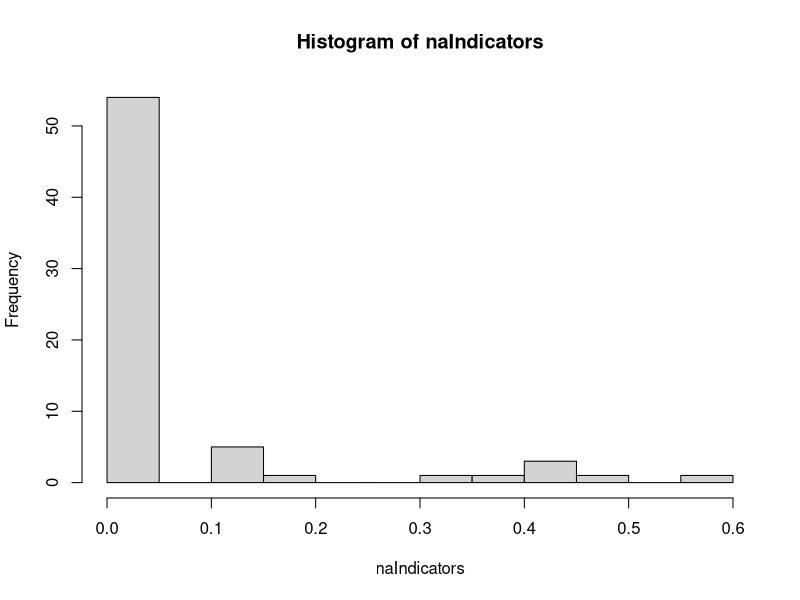
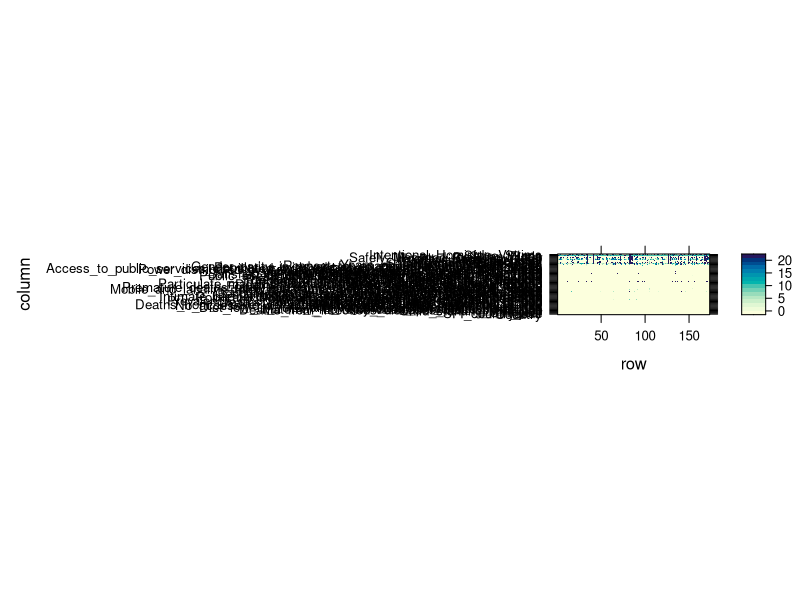
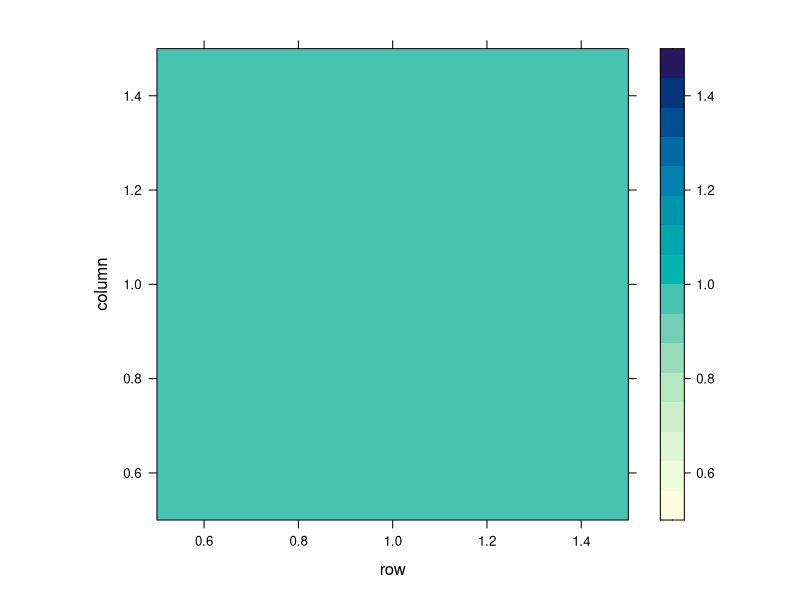
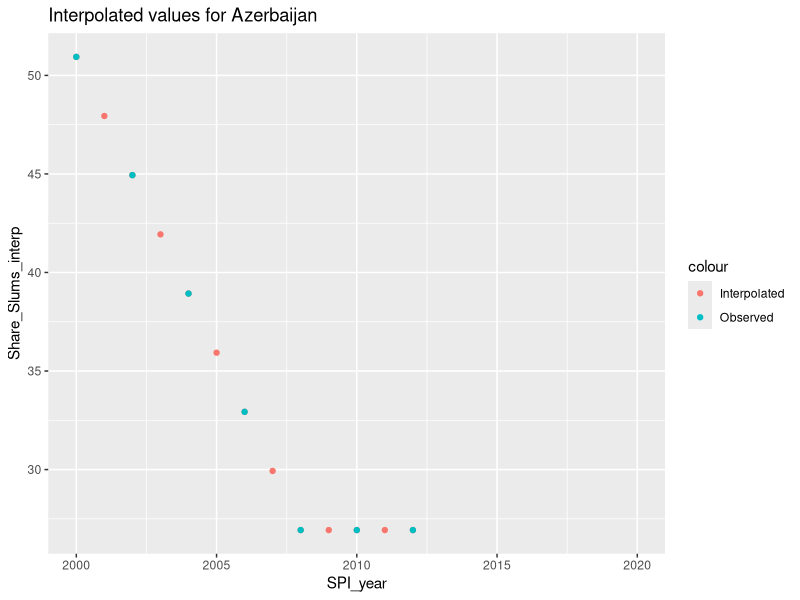

Recreate these plots in R, in order. (Note: this script raises an error after producing the figures.)
#Import libraries 
library(mice)
library(dplyr)
library(lattice)
library(tidyr)

#Load data
data <- read.csv("extendedData.csv")%>%
  select(-X)

#Descriptive analysis -----------------------------------
nYears <- length(unique(data$SPI_year))
nCountries <- length(unique(data$Country))
nIndicators <- length(colnames(data)) - 4 #-identifiers

#Overview of missing data per indicator and per countrye
naIndicators <- data%>%
  is.na()%>%
  colSums()/(nYears*nCountries)
hist(naIndicators,breaks=20)

naOverview <- data%>%
  group_by(Country)%>%
  summarise_all(~sum(is.na(.)))

levelplot(as.matrix(naOverview))


#Correlation matrix of missingness
naData <- as.integer(is.na(data))
levelplot(cor(as.matrix(naData)))

#Iputation of Share slums by linear interpolation ----------------------------------------
#Imputation of Share slums is linear interpolation if surrounding years are observed
library(zoo)
df_interpolated <- data %>%
  group_by(Country) %>%
  arrange(SPI_year) %>%
  mutate(Share_Slums_interp = na.approx(Share_Slums, x = SPI_year, na.rm = FALSE)) %>%
  ungroup()

#Visually inspect interpolations
C <- unique(data$Country)[9]
library(ggplot2)
ggplot()+
  geom_point(data=df_interpolated%>%filter(Country==C),aes(x=SPI_year,y=Share_Slums_interp,color="Interpolated"))+
  geom_point(data=data%>%filter(Country==C),aes(x=SPI_year,y=Share_Slums,color="Observed"))+
  labs(title=paste("Interpolated values for",C))

#Incorporate changes
data <- data %>%
  group_by(Country) %>%
  arrange(SPI_year) %>%
  mutate(Share_Slums = na.approx(Share_Slums, x = SPI_year, na.rm = FALSE)) %>%
  ungroup()

#Setup mice for imputations---------------------------------------------------
#Convert data to wide format to include time dependency
indicator_list <- colnames(data)[5:ncol(data)]
data_wide <- data %>%
  pivot_wider(names_from = SPI_year, values_from = all_of(indicator_list), names_sep = "yearID")

#Initialize predictor matrix excluding categorical values
pred <- quickpred(data_wide,
                  mincor=0.6,
                  minpuc =0.9,
                  method = "pearson",
                  exclude = c("Country_0","SPI_countrycode_1")
)
table(rowSums(pred)) #100-1000 parameters for each model is too much

# library(qgraph)
colors <-rgb(colSums(is.na(data[,c(2,5:length(data))]))>0,
             colSums(is.na(data[,c(2,5:length(data))]))>0,
             colSums(is.na(data[,c(2,5:length(data))]))>0)

par(mfrow=c(1,1))
corr <- cor(data[,5:ncol(data)],use="complete.obs")
labels <- 5:ncol(data)
qgraph(corr, layout="spring",threshold= 0,
       labels=labels,
       vsize=3.5,repulsion=0.75,
       color = colors)
keep <- colnames(data)[c(5,7,12,22,31,33,40,50)]

#Lighthouse approach
for (var in rownames(pred)) {
  #Disregard variables without missing values
  if (sum(pred[var,]) == 0) {next}
  #Disregard non numeric columns
  if (var == "Country_0" || var == "SPI_countrycode_1" || var =="Region_3") {next}

  #Exclude all variables from other years
  var_name <- substr(var,1,nchar(var)-4)
  year <- substr(var,nchar(var)-3,nchar(var))
  othr_yrs <- grep(paste0("*",year),rownames(pred), invert=TRUE)
  pred[var,othr_yrs] <-0

  #Set up lighthouse
  if (as.numeric(year)%% 2 ==1){
    var_othr_yrs <- paste0(var_name,c(2000:year)) #If uneven predict without lighthouse
  } else{
    var_othr_yrs <- paste0(var_name,c(2000:year,2020)) #If even predict with lighthouse
  }
  if(year ==2020){
    var_othr_yrs <- var_othr_yrs[rep(c(FALSE,TRUE),10)] # use uneven years to predict lighthouse
  }

  if(var_name %in% c("Vulnerable_employment_43yearID","Protein_supply_58yearID")){
    var_othr_yrs <- paste0(var_name,c(2000:year))
  }

  pred[var,var_othr_yrs] <- 1
  pred[var,var] <- 0

  #Include "keep" variables for the current year
  pred[var,paste0(keep,"yearID",as.integer(year))] <- 1

}

#Avoid using the categorical variables as predictors
pred[, "Country"] <- 0
pred[, "SPI_countrycode"] <- 0
table(rowSums(pred))

#colnames(pred)[which(pred["Prim_School_EnrollyearID2014", ] == 1)]


table(rowSums(pred))

#Prepare imputation 
ini <- mice(data_wide,pred=pred,maxit=0)
ini$loggedEvents
unique(ini$loggedEvents[,"meth"]) 
ini$loggedEvents[ini$loggedEvents[,"meth"]=="constant",] #Primary school 2020 has no observations, must be imputed in long format

#Post processing not necessary as we use pmm
post <- ini$post

#Every indicator should be imputed using pmm, unless number number of donors is too small
meth <- ini$method
meth[] <- "pmm"

#Primary school enrollment is missing donors 
# meth[grep("Prim",rownames(data.frame(meth)))] <- "norm"
# c(min(data$Prim_School_Enroll,na.rm=TRUE),max(data$Prim_School_Enroll,na.rm=TRUE))
# post[grep("Prim",rownames(data.frame(post)))] <- "imp[[j]][,i] <- squeeze(imp[[j]][,i],bounds=c(26.82781, 99.95587))"
# pred[c("Prim_School_EnrollyearID2019","Prim_School_EnrollyearID2020"),] <- 0 #Do not predict years that lack observations
# meth ["Prim_School_EnrollyearID2019"] <- "norm.nob"
# pred ["Prim_School_EnrollyearID2019", ] <- 0
# pred ["Prim_School_EnrollyearID2019",c("Prim_School_EnrollyearID2018",
#                                        "Prim_School_EnrollyearID2017")] <- 1
meth ["Prim_School_EnrollyearID2019"] <- ""
pred [ ,"Prim_School_EnrollyearID2019"] <- 0

#Set seed
seed <- 123

m <- 15
maxit <- 15
imp<- mice(data_wide,
           defaultMethod = c("pmm", "logreg", "polyreg", "polr"),
           pred = pred,
           seed = seed,
           maxit = maxit,
           m = m,
           method = meth,
           post = post,
           print = TRUE,
           remove.collinear = FALSE #FALSE = columns are not automatically deleted due to high correlation, which happens in adjacent years
)  

unique(imp$loggedEvents[,"meth"])
imp$loggedEvents[imp$loggedEvents[,"meth"]=="pmm",]  #Some targets have their predictors removed due to collinearity
nrow(imp$loggedEvents)
#Get one iteration of one imputation
check <- imp$loggedEvents[imp$loggedEvents[,"im"]==1,]
nrow(check) #377
overview <- imp$loggedEvents

#Check if there are any NAs left, there should be 173*21=3633
173*21

#Inspect quality of the imputations -------------------------------------------------

#Convergence plots
NAlist <-  colnames(data_wide)[colSums(is.na(data_wide))>0]
i<-1
##Loop does not work - plot -save command must be copy-pasted into console repeatedly
# while (i < length(NAlist)){
#   print(i)
plot(imp, NAlist[i:(i+17)],layout=c(6,6))
#   dev.copy(file=paste0("Ch",i,".png"),device=png, bg="white", width=1764, height = 784) 
#   graphics.off()
i <- i + 18


complete_wide <- complete(imp,"long")

#Convert back to long format
complete_long <- complete_wide %>%
  pivot_longer(
    cols = -c("Country","SPI_countrycode","Region",".imp",".id"),  # Keep these as identifier columns
    names_to = c(".value", "SPI_year"),  # Split names into variable and year
    names_sep = "yearID"  # Separator used in pivot_wider
  ) %>%
  mutate(SPI_year = as.integer(SPI_year))

complete_long
nrow(complete_long)/m
ncol(complete_long) #Two more columns are added in imputation
colSums(is.na(complete_long))

#Visualize imputations
var <- colnames(data)[57]
var  # variable of interest

ggplot(
  complete_long[complete_long$Country %in% unique(data$Country[which(is.na(data[,var]))]),],
  aes(x = SPI_year, y = !!sym(var), group = .imp)
) +
  #geom_point(alpha = 0.3) +
  geom_line(alpha = 0.15, color="blue") +
  geom_line(data=data[data$Country %in% unique(data$Country[which(is.na(data[,var]))]),]%>%
              mutate(.imp=0), alpha = 1, lwd=0.9,color="black") +
  facet_wrap(~ Country) +
  labs(color = "Imputation") +
  theme_minimal() +
  ylim(
    min(complete_long[[var]], na.rm = TRUE),
    max(complete_long[[var]], na.rm = TRUE)
  )







#Impute remaining values in long format
complete2 <- complete_long
for (i in 1:m){
  df <- complete2[complete2$.imp==i,]%>%
    group_by(Country) %>%        # replace with your grouping variable(s)
    arrange(SPI_year, .by_group = TRUE) %>%  # optional: ensure proper order
    mutate(PSE_lag = lag(Prim_School_Enroll,2)) %>%
    ungroup()
  pred_long <- quickpred(df)
  pred_long[,"Country"] <- 0
  pred_long["Prim_School_Enroll","PSE_lag"] <- 1
  ini_long <- mice(df,maxit=0)
  meth_long <- ini_long$method
  meth_long["PSE_lag"] <- ""
  # ini_long$post["PSE_lag"] <- "imp[[j]] <- ave(imp[[j]], imp$Country, FUN = function(x) dplyr::lag(x))"
  imp_long <- mice(df,
                   pred = pred_long,
                   method = meth_long,
                   post = ini_long$post,
                   m=1,
                   maxit=7)
  new_data <- complete(imp_long, "long")
  new_data[,".imp"] <- i
  new_data <- new_data %>%
    select(-PSE_lag)
  complete2[complete2$.imp==i,] <- new_data
}


#Visualize imputations, #Lags could be included 
ggplot(
  complete2[complete2$Country %in% unique(data$Country[which(is.na(data[,var]))]),],
  aes(x = SPI_year, y = !!sym(var), group = .imp)
) +
  #geom_point(alpha = 0.3) +
  geom_line(alpha = 0.15, color="blue") +
  geom_line(data=data[data$Country %in% unique(data$Country[which(is.na(data[,var]))]),]%>%
              mutate(.imp=0), alpha = 1, lwd=0.9,color="black") +
  facet_wrap(~ Country) +
  labs(color = "Imputation") +
  theme_minimal() +
  ylim(
    min(complete_long[[var]], na.rm = TRUE),
    max(complete_long[[var]], na.rm = TRUE)
  )


#Save imputed data
write.csv(complete2, "ImputedDataLightHouse.csv")
